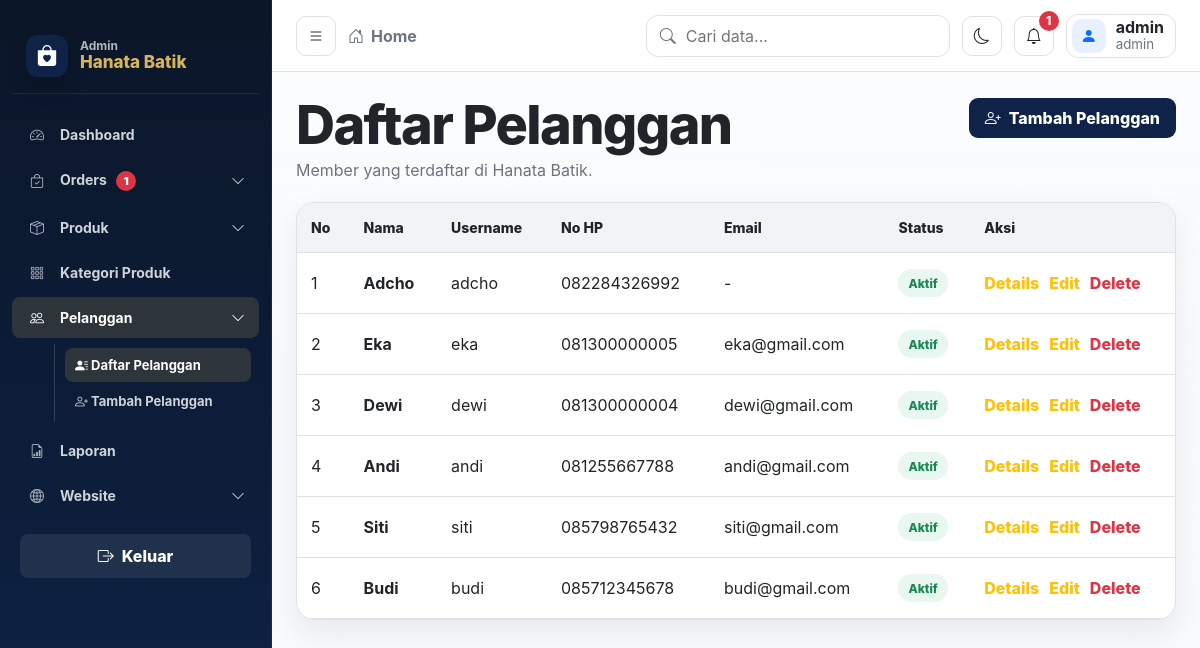
The app's page /admin/index.php?menu=member (signed in) with its own data.
### tables this page shows
CREATE TABLE `member` (
    `id_member` INT NOT NULL AUTO_INCREMENT,
    `nm_member` VARCHAR(100) NOT NULL,
    `username` VARCHAR(50) NOT NULL,
    `no_hp` VARCHAR(20) NOT NULL,
    `email` VARCHAR(100) DEFAULT NULL,
    `alamat` VARCHAR(255) DEFAULT NULL,
    `foto_profile` VARCHAR(255) DEFAULT NULL,
    `password` VARCHAR(255) NOT NULL,
    `status` TINYINT NOT NULL DEFAULT 1,
    PRIMARY KEY (`id_member`),
    UNIQUE KEY `uk_member_username` (`username`),
    UNIQUE KEY `uk_member_hp` (`no_hp`),
    UNIQUE KEY `uk_member_email` (`email`)
);

### admin/data/member.php (the view, shortened to what this page needs)
<?php
$qMember=mysqli_query($conn,"SELECT * FROM member ORDER BY id_member DESC");
?>
<div class="page-head"><div><h1>Daftar Pelanggan</h1><p>Member yang terdaftar di Hanata Batik.</p></div><a class="btn btn-primary" href="index.php?menu=member&act=tambah"><i class="bi bi-person-plus"></i> Tambah Pelanggan</a></div><div class="table-card"><div class="table-wrap"><table class="data-table"><thead><tr><th>No</th><th>Nama</th><th>Username</th><th>No HP</th><th>Email</th><th>Status</th><th>Aksi</th></tr></thead><tbody><?php if($qMember&&mysqli_num_rows($qMember)>0):$n=1;while($r=mysqli_fetch_assoc($qMember)):?><tr class="data-row"><td><?php echo $n++;?></td><td><b><?php echo e($r['nm_member']);?></b></td><td><?php echo e($r['username']);?></td><td><?php echo e($r['no_hp']);?></td><td><?php echo e($r['email']?:'-');?></td><td><span class="badge-status <?php echo (int)$r['status']===1?'active':'off';?>"><?php echo (int)$r['status']===1?'Aktif':'Nonaktif';?></span></td><td><div class="actions"><a class="btn-edit" href="index.php?menu=member&act=detail&id_member=<?php echo (int)$r['id_member'];?>">Details</a><a class="btn-edit" href="index.php?menu=member&act=ubah&id_member=<?php echo (int)$r['id_member'];?>">Edit</a><a class="btn-delete" href="index.php?menu=member&act=hapus&id_member=<?php echo (int)$r['id_member'];?>">Delete</a></div></td></tr><?php endwhile;else:?><tr><td colspan="7" class="empty-state">Belum ada pelanggan.</td></tr><?php endif;?></tbody></table></div></div>

### admin/css/style.css (style rules this page uses)
:root { --bg: #f8f9fc; --bg-soft: #f1f3f6; --sidebar: #343a40; --sidebar-2: #2f353b; --sidebar-hover: #454d55; --accent: #0d6efd; --accent-soft: #e8f1ff; --card: #ffffff; --line: #dee2e6; --text: #212529; --muted: #6c757d; --danger: #dc3545; --success: #198754; --warning: #ffc107; --shadow: 0 12px 30px rgba(33, 37, 41, .08); --radius-lg: 18px; --radius-md: 12px; --radius-sm: 8px; }
* { box-sizing: border-box; }
html { scroll-behavior: smooth; }
body { margin: 0; min-height: 100vh; font-family: Inter, "Segoe UI", Arial, sans-serif; background: linear-gradient(180deg, #fbfcfe 0%, var(--bg) 100%); color: var(--text); }
a { color: inherit; text-decoration: none; }
.page-head, .dashboard-title { display: flex; align-items: flex-start; justify-content: space-between; gap: 18px; margin-bottom: 22px; }
.page-head h1, .dashboard-title h1 { margin: 0; color: var(--text); font-size: clamp(30px, 4.5vw, 54px); line-height: 1; letter-spacing: -.03em; font-weight: 800; }
.page-head p, .dashboard-title p { margin: 8px 0 0; color: var(--muted); font-size: 16px; }
.btn, .btn-primary, .btn-secondary, .btn-danger, .btn-soft, input[type=submit], button[type=submit] { display: inline-flex; align-items: center; justify-content: center; gap: 8px; min-height: 40px; padding: 9px 15px; border-radius: 9px; border: 1px solid transparent; cursor: pointer; font-weight: 800; transition: .16s ease; white-space: nowrap; }
.btn-primary, input[type=submit], button[type=submit] { background: var(--accent); color: #fff; }
.btn-edit { color: var(--warning); font-weight: 800; }
.btn-delete { color: var(--danger); font-weight: 800; }
.card, .panel, .info-card, .table-card, .form-card { background: var(--card); border: 1px solid var(--line); border-radius: var(--radius-lg); box-shadow: var(--shadow); }
.table-card { overflow: hidden; }
.table-wrap { overflow-x:auto; }
.data-table, .simple-table, .table { width:100%; border-collapse:collapse; min-width:760px; }
.data-table th, .data-table td, .simple-table th, .simple-table td, .table th, .table td { padding:16px 14px; text-align:left; border-bottom:1px solid var(--line); vertical-align:middle; }
.data-table th, .simple-table th, .table th { color:var(--text); font-size:14px; font-weight:800; background:var(--bg-soft); }
.badge-type, .badge-status { display:inline-flex; align-items:center; min-height:28px; padding:5px 10px; border-radius:999px; background:var(--accent-soft); color:var(--accent); font-size:12px; font-weight:800; }
.badge-status.active { background:#e8f7ef; color:var(--success); }
.actions { display:flex; gap:10px; flex-wrap:wrap; }
:root { --hn-navy:#0e2347;--hn-gold:#d7b45a;--hn-black:#111; }
.btn-primary,.btn-process { background:var(--hn-navy)!important }
body { --hn-gold:#d7b45a;--hn-navy:#0e2347 }

### records on screen
member: nm_member "Adcho", username "adcho", no_hp "082284326992", email "-", status "Aktif"
member: nm_member "Eka", username "eka", no_hp "081300000005", email "eka@gmail.com", status "Aktif"
member: nm_member "Dewi", username "dewi", no_hp "081300000004", email "dewi@gmail.com", status "Aktif"
member: nm_member "Andi", username "andi", no_hp "081255667788", email "andi@gmail.com", status "Aktif"
member: nm_member "Siti", username "siti", no_hp "085798765432", email "siti@gmail.com", status "Aktif"
member: nm_member "Budi", username "budi", no_hp "085712345678", email "budi@gmail.com", status "Aktif"

### other values on screen
$pendingOrders "1"
$notifTotal "1"
$namaLogin "admin"
$levelLogin "admin"
